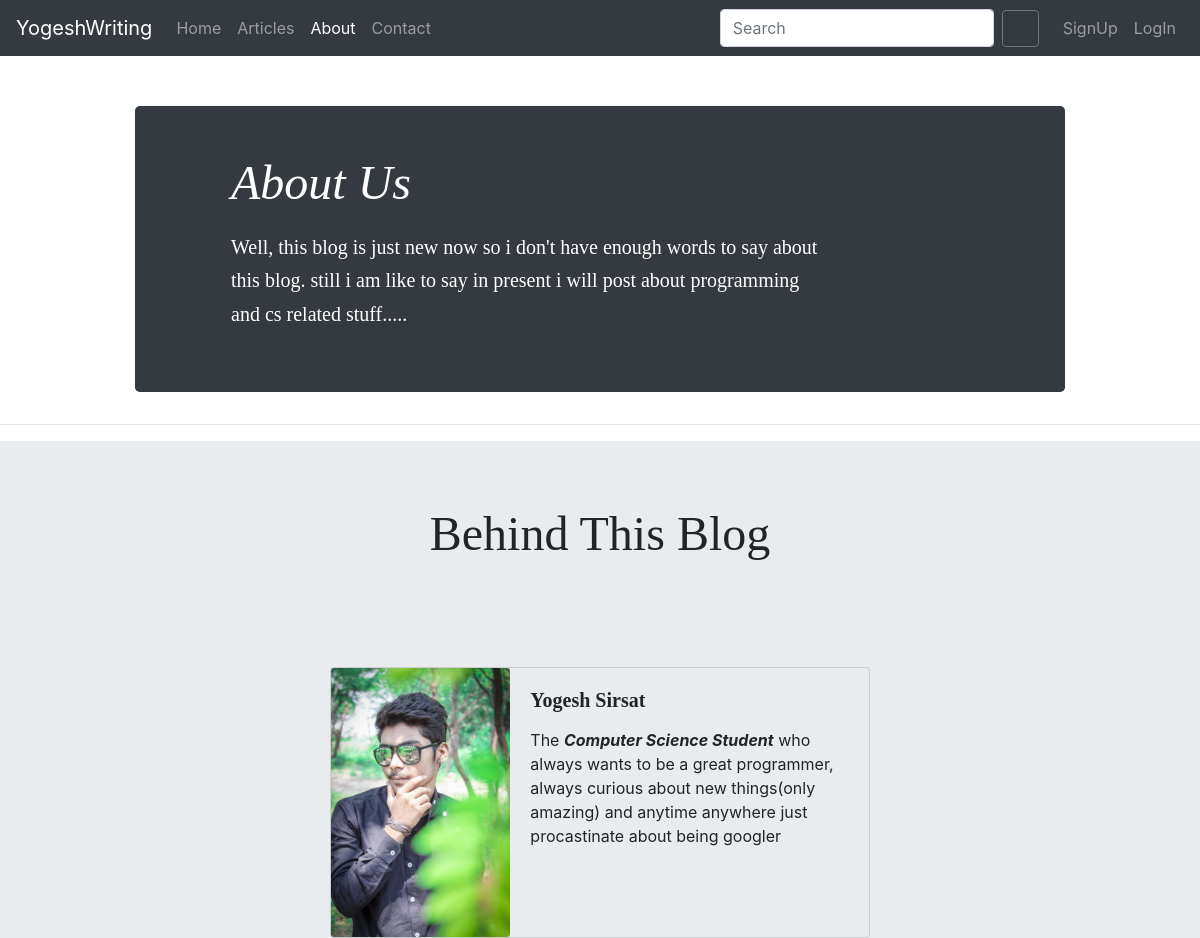
/about, run on the app's committed database.
### Dope_blog/models.py (models this page shows, shortened)
class About(models.Model):
    about_text = RichTextUploadingField(max_length=5000, null=True)
    about_me = RichTextUploadingField(max_length=500, null=True , config_name='simple')
    my_pic = models.ImageField(upload_to='blog/aboutme/', default='avatar.png', null=True, blank=True)

### Dope_blog/views.py (the view)
# urls.py: path('about', views.about, name='about'),
def about(request):
    about = About.objects.get(id=1)
    return render(request, 'Dope_blog/about.html',{'about':about})

### templates/Dope_blog/about.html (shortened to what this page needs)
{% extends 'Dope_blog/base.html' %}
{% load static %}
{% block stylesheet %}
<link href="{% static 'Dope_blog/css/post.css' %}" rel="stylesheet">
{% endblock %}
{% block aboutactive %} active {% endblock aboutactive %}
{% block body %}
<div class="container">
<div class="jumbotron p-4 p-md-5 text-white bg-dark" style="margin-top: 50px;">
    <div class="col-md-10 px-5">
      <h1 class="display-4 font-italic">About Us</h1>
      <p class="lead my-3">{{about.about_text|safe}}</p>
    </div>
  </div>
</div>
<hr class="mt-4">
<div style="background-color:#e9ecef;">
  	<div class="jumbotron jumbotron-fluid" style="text-align: center;">
  <div class="container">
    <h1 class="display-4" >Behind This Blog</h1>
  </div>
</div>
  <div class="card mx-auto" style="background-color:#e9ecef;max-width: 540px;">
  <div class="row no-gutters">
    <div class="col-md-4">
      <img src="media/{{about.my_pic}}" class="card-img" alt="...">
    </div>
    <div class="col-md-8" >
      <div class="card-body">
        <h5 class="card-title"><strong>Yogesh Sirsat</strong></h5>
        <p class="card-text">{{about.about_me|safe}}</p>
      </div>
    </div>
  </div>
</div>
</div>
{% endblock body %}

### static/Dope_blog/css/formvalidation.css (style rules this page uses)
.container { max-width: 960px; }

### static/Dope_blog/css/post.css (style rules this page uses)
h1, h2, h3, h4, h5, h6 { font-family: "Playfair Display", Georgia, "Times New Roman", serif; }
.display-4 { font-size: 2.5rem; }
@media (min-width: 768px) { .display-4 { font-size: 3rem; } }

### data on the page
About: about_text "Well, this blog is just new now so i don't have enough words to say about this blog. still i am like to say in present i will post about programming and cs related stuff.....", my_pic (picture), about_me "The Computer Science Student who always wants to be a great programmer, always curious about new things(only amazing) and anytime anywhere just procastinate about being googler"
